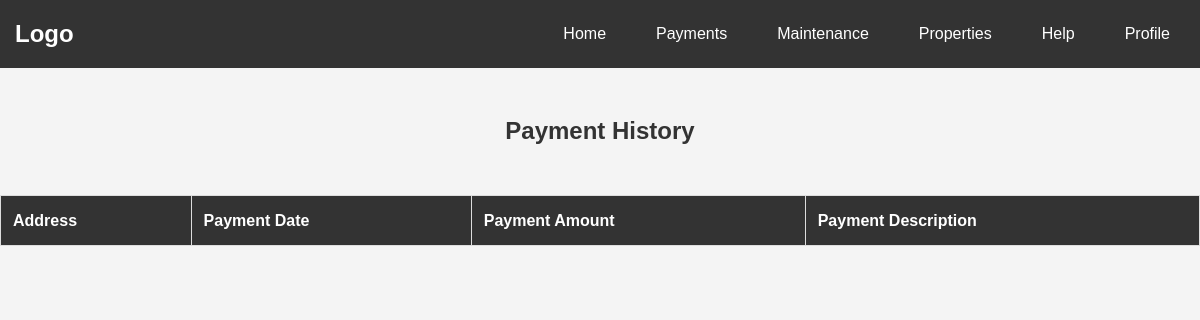
Before: /payments_landlord.php (signed in) with the older database file.
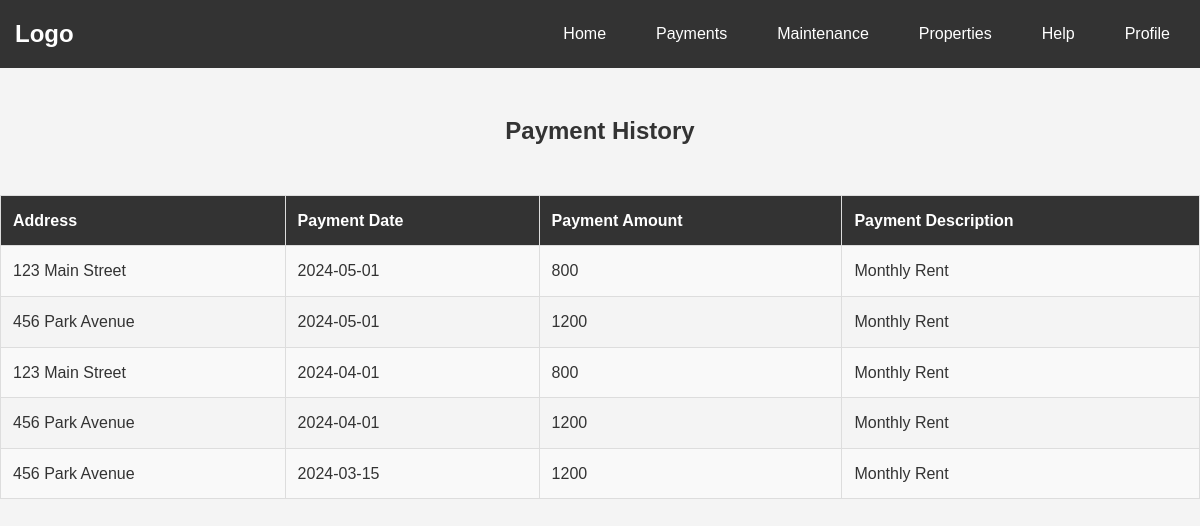
After: the same page with the newer database file.
### tables this page shows
CREATE TABLE PaymentHistory (payment_id INTEGER PRIMARY KEY AUTOINCREMENT, property_id INT, user_id INT, payment_date DATE, payment_amount INT, payment_description VARCHAR (255), FOREIGN KEY (property_id) REFERENCES Properties (property_id), FOREIGN KEY (user_id) REFERENCES Users (user_id));

CREATE TABLE Properties (property_id INTEGER PRIMARY KEY AUTOINCREMENT, user_id INTEGER REFERENCES Users (user_id), address VARCHAR (255), rental_price INT, property_type VARCHAR (50), property_details VARCHAR (255), property_listed DATE, "image_path");

### check_login.php (called while the page is built, shortened)
<?php
$current_page = basename($_SERVER['PHP_SELF']);
if (!isset($_SESSION['loggedin']) || $_SESSION['loggedin'] !== true) {
    if ($current_page != 'login.php' && $current_page != 'register.php') {
        header('Location: login.php');
        exit;
    }
} else {
    $loggedin = true;
}
?>

### payments_landlord.php (the view, shortened to what this page needs)
<?php include("navbar.php");
include("user_check.php")?>
<?php
$user_id = $_SESSION['user_id'] ?? 0;
$query = "SELECT p.property_id, p.address, ph.payment_date, ph.payment_amount, ph.payment_description
          FROM Properties p
          INNER JOIN PaymentHistory ph ON p.property_id = ph.property_id
          WHERE p.user_id = :user_id
          ORDER BY ph.payment_date DESC";
$stmt = $db->prepare($query);
$stmt->bindValue(':user_id', $user_id, SQLITE3_INTEGER);
$result = $stmt->execute();
$paymentHistory = [];
if ($result) {
    while ($row = $result->fetchArray(SQLITE3_ASSOC)) {
        $paymentHistory[] = $row;
    }
}
?>
<!DOCTYPE html>
<html lang="en">
<head>
    <link rel="stylesheet" href="style.css">
</head>
<body>
    <h3>Payment History</h3>
    <table>
        <thead>
            <tr>
                <th>Address</th>
                <th>Payment Date</th>
                <th>Payment Amount</th>
                <th>Payment Description</th>
            </tr>
        </thead>
        <tbody>
        <?php foreach ($paymentHistory as $payment): ?>
                <tr>
                    <td><?php echo htmlspecialchars($payment['address']); ?></td>
                    <td><?php echo htmlspecialchars($payment['payment_date']); ?></td>
                    <td><?php echo htmlspecialchars($payment['payment_amount']); ?></td>
                    <td><?php echo htmlspecialchars($payment['payment_description']); ?></td>
                </tr>
        <?php endforeach; ?>
        </tbody>
    </table>
</body>
</html>

### navbar.php (shortened to what this page needs)
<?php
include("check_login.php");
?>
<!DOCTYPE html>
<html lang="en">
<head>
    <link rel="stylesheet" href="style.css">
</head>
<body>
<nav class="navbar">
    <div class="container">
        <a href="index.php" class="logo">Logo</a>
        <ul class="nav-menu">
            <li><a href="index.php" class="nav-link">Home</a></li>
            <li><a href="payments.php" class="nav-link">Payments</a></li>
            <li><a href="maintenance.php" class="nav-link">Maintenance</a></li>
            <li><a href="properties.php" class="nav-link">Properties</a></li>
            <li><a href="help_page.php" class="nav-link">Help</a></li>
            <?php if ($loggedin): ?>
                <li><a href="profile.php" class="nav-link">Profile</a></li>
            <?php else: ?>
                <li><a href="login.php" class="nav-link">Login</a></li>
            <?php endif; ?>
        </ul>
    </div>
</nav>

### style.css (style rules this page uses)
body { font-family: Arial, sans-serif; background-color: #f4f4f4; color: #333; margin: 0; padding: 0; line-height: 1.6; }
a { color: #0066cc; }
.navbar { background-color: #333; color: #fff; padding: 15px 0; }
.container { max-width: 1200px; margin: 0 auto; padding: 0 15px; display: flex; justify-content: space-between; align-items: center; }
.logo { font-size: 24px; font-weight: bold; text-decoration: none; color: #fff; }
.nav-menu { list-style-type: none; margin: 0; padding: 0; display: flex; }
.nav-menu li { margin-left: 20px; }
.nav-link { text-decoration: none; color: #fff; padding: 10px 15px; border-radius: 5px; transition: background-color 0.3s ease; }
table { width: 100%; border-collapse: collapse; margin: 20px 0; }
thead { background-color: #333; color: #fff; }
th, td { padding: 12px; border: 1px solid #ddd; text-align: left; }
tbody tr:nth-child(odd) { background-color: #f9f9f9; }
h3 { padding: 20px; color: #333; font-size: 24px; text-align: center; }

Changed rows visible on the page:
added paymenthistory: property.address "123 Main Street", payment_date "2024-05-01", payment_amount "800", payment_description "Monthly Rent"
added paymenthistory: property.address "456 Park Avenue", payment_date "2024-05-01", payment_amount "1200", payment_description "Monthly Rent"
added paymenthistory: property.address "123 Main Street", payment_date "2024-04-01", payment_amount "800", payment_description "Monthly Rent"
added paymenthistory: property.address "456 Park Avenue", payment_date "2024-04-01", payment_amount "1200", payment_description "Monthly Rent"
added paymenthistory: property.address "456 Park Avenue", payment_date "2024-03-15", payment_amount "1200", payment_description "Monthly Rent"
